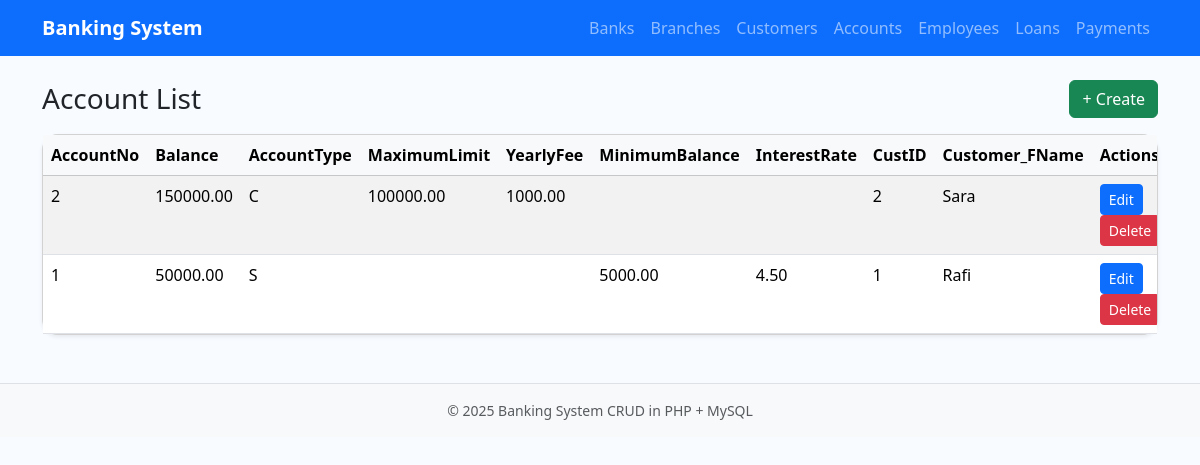
/banking_system/account/list.php, run on the app's committed database.
### tables this page shows
CREATE TABLE Account (
    AccountNo INT AUTO_INCREMENT PRIMARY KEY,
    Balance DECIMAL(12,2) NOT NULL DEFAULT 0,
    AccountType CHAR(1) NOT NULL,  
    MaximumLimit DECIMAL(12,2) NULL,
    YearlyFee DECIMAL(12,2) NULL,
    MinimumBalance DECIMAL(12,2) NULL,
    InterestRate DECIMAL(5,2) NULL,
    CustID INT NOT NULL,
    CONSTRAINT fk_account_customer FOREIGN KEY (CustID) REFERENCES Customer(CustID)
        ON UPDATE CASCADE ON DELETE RESTRICT
);

CREATE TABLE Customer (
    CustID INT AUTO_INCREMENT PRIMARY KEY,
    FName VARCHAR(50) NOT NULL,
    LName VARCHAR(50) NOT NULL,
    Address VARCHAR(200) NOT NULL,
    Contact VARCHAR(20) NOT NULL
);

### banking_system/account/list.php (the view)
<?php require_once __DIR__ . '/../config/db.php'; ?>
<?php include __DIR__ . '/../includes/header.php'; ?>
<div class="d-flex justify-content-between align-items-center mb-3">
  <h3 class="mb-0 text-capitalize">account list</h3>
  <a href="/banking_system/account/create.php" class="btn btn-success">+ Create</a>
</div>
<div class="card shadow-sm">
  <div class="table-responsive">
    <table class="table table-striped table-hover mb-0">
      <thead class="table-light">
        <tr>
          <th>AccountNo</th>
          <th>Balance</th>
          <th>AccountType</th>
          <th>MaximumLimit</th>
          <th>YearlyFee</th>
          <th>MinimumBalance</th>
          <th>InterestRate</th>
          <th>CustID</th>
          <th>Customer_FName</th>
          <th>Actions</th>
        </tr>
      </thead>
      <tbody>
<?php
$sql = "SELECT account.AccountNo, account.Balance, account.AccountType, account.MaximumLimit, account.YearlyFee, account.MinimumBalance, account.InterestRate, account.CustID, t1.FName AS Customer_FName FROM account  LEFT JOIN Customer t1 ON t1.CustID = account.CustID  ORDER BY account.AccountNo DESC";
$res = $conn->query($sql);
if ($res) {
  while ($row = $res->fetch_assoc()) {
    echo "<tr>";
    echo "<td>" . htmlspecialchars($row["AccountNo"] ?? "") . "</td>";
    echo "<td>" . htmlspecialchars($row["Balance"] ?? "") . "</td>";
    echo "<td>" . htmlspecialchars($row["AccountType"] ?? "") . "</td>";
    echo "<td>" . htmlspecialchars($row["MaximumLimit"] ?? "") . "</td>";
    echo "<td>" . htmlspecialchars($row["YearlyFee"] ?? "") . "</td>";
    echo "<td>" . htmlspecialchars($row["MinimumBalance"] ?? "") . "</td>";
    echo "<td>" . htmlspecialchars($row["InterestRate"] ?? "") . "</td>";
    echo "<td>" . htmlspecialchars($row["CustID"] ?? "") . "</td>";
    echo "<td>" . htmlspecialchars($row["Customer_FName"] ?? "") . "</td>";
    echo "<td>
      <a class='btn btn-sm btn-primary' href='/banking_system/account/edit.php?id=" . urlencode($row["AccountNo"]) . "'>Edit</a>
      <a class='btn btn-sm btn-danger' onclick=\"return confirm('Delete this record?');\" href='/banking_system/account/delete.php?id=" . urlencode($row["AccountNo"]) . "'>Delete</a>
    </td>";
    echo "</tr>";
  }
}
?>
      </tbody>
    </table>
  </div>
</div>
<?php include __DIR__ . '/../includes/footer.php'; ?>

### banking_system/assets/css/style.css (style rules this page uses)
body { background: #f8fbff; }
.table thead th { white-space: nowrap; }
.card { border-radius: 1rem; }

### data on the page
account: AccountNo "2", Balance "150000.00", AccountType "C", MaximumLimit "100000.00", YearlyFee "1000.00", CustID "2", CustID.FName "Sara"
account: AccountNo "1", Balance "50000.00", AccountType "S", MinimumBalance "5000.00", InterestRate "4.50", CustID "1", CustID.FName "Rafi"
